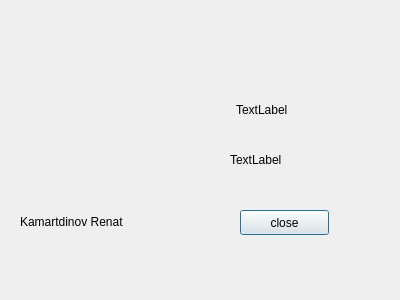
<?xml version="1.0" encoding="UTF-8"?>
<ui version="4.0">
 <class>info</class>
 <widget class="QDialog" name="info">
  <property name="geometry">
   <rect>
    <x>0</x>
    <y>0</y>
    <width>400</width>
    <height>300</height>
   </rect>
  </property>
  <property name="windowTitle">
   <string>Dialog</string>
  </property>
  <widget class="QLabel" name="label">
   <property name="geometry">
    <rect>
     <x>30</x>
     <y>30</y>
     <width>191</width>
     <height>161</height>
    </rect>
   </property>
   <property name="text">
    <string/>
   </property>
  </widget>
  <widget class="QLabel" name="label_2">
   <property name="geometry">
    <rect>
     <x>20</x>
     <y>206</y>
     <width>151</width>
     <height>31</height>
    </rect>
   </property>
   <property name="text">
    <string>Kamartdinov Renat</string>
   </property>
  </widget>
  <widget class="QPushButton" name="pushButton">
   <property name="geometry">
    <rect>
     <x>240</x>
     <y>210</y>
     <width>89</width>
     <height>25</height>
    </rect>
   </property>
   <property name="text">
    <string>close</string>
   </property>
  </widget>
  <widget class="QLabel" name="label_3">
   <property name="geometry">
    <rect>
     <x>236</x>
     <y>100</y>
     <width>161</width>
     <height>20</height>
    </rect>
   </property>
   <property name="text">
    <string>TextLabel</string>
   </property>
  </widget>
  <widget class="QLabel" name="label_4">
   <property name="geometry">
    <rect>
     <x>230</x>
     <y>150</y>
     <width>151</width>
     <height>20</height>
    </rect>
   </property>
   <property name="text">
    <string>TextLabel</string>
   </property>
  </widget>
 </widget>
 <resources/>
 <connections/>
</ui>
